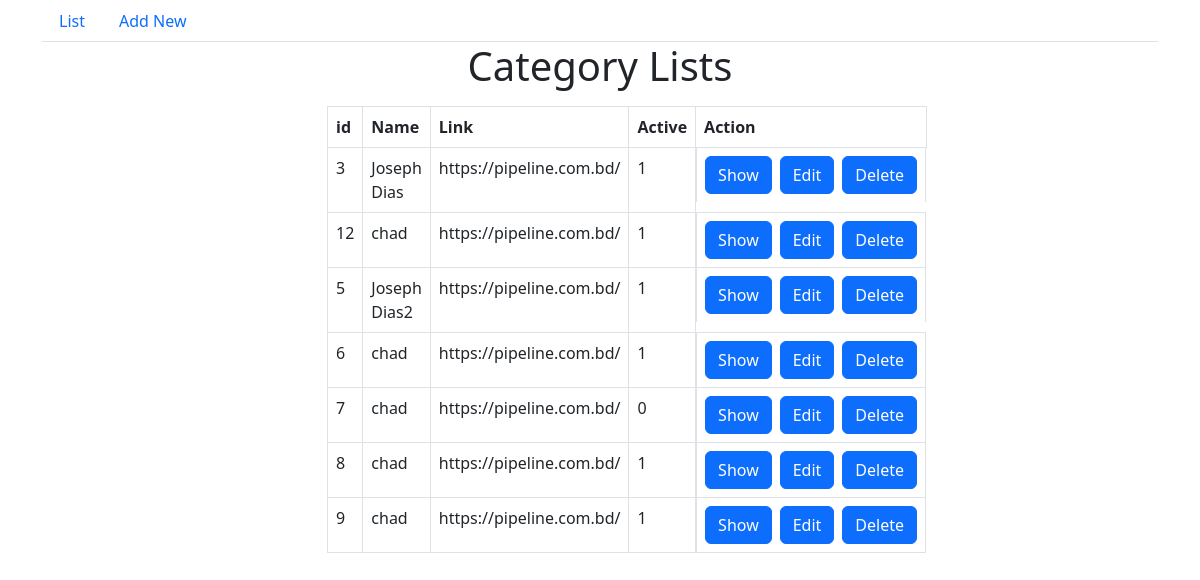
Screenshot of /admin/categories/index.php with the database file from the repository.
### tables this page shows
CREATE TABLE IF NOT EXISTS `categories` (
  `id` int(20) NOT NULL AUTO_INCREMENT,
  `name` varchar(256) DEFAULT NULL,
  `link` varchar(256) DEFAULT NULL,
  `is_draft` tinyint(1) DEFAULT NULL,
  `is_active` tinyint(1) DEFAULT NULL,
  `soft_delete` tinyint(1) DEFAULT NULL,
  `created_at` datetime DEFAULT NULL,
  `modified_at` datetime DEFAULT NULL,
  `picture` varchar(200) DEFAULT NULL,
  PRIMARY KEY (`id`)
);

### admin/categories/index.php (the view, shortened to what this page needs)
<?php
$servername = "localhost";
$username = "root";
$password = "";
$conn = new PDO("mysql:host=$servername;dbname=eccomerce_b5", $username, $password);
$conn->setAttribute(PDO::ATTR_ERRMODE, PDO::ERRMODE_EXCEPTION);
$query = "SELECT * FROM `categories`";
$stmt = $conn->prepare($query);
$result = $stmt->execute();
$rows = $stmt->fetchAll();
?>
<!doctype html>
<html lang="en">
<head>
    <link href="https://cdn.jsdelivr.net/npm/bootstrap@5.2.0-beta1/dist/css/bootstrap.min.css" rel="stylesheet"
>
</head>
<body>
    <section class="container">
        <ul class="nav nav-tabs">
            <li class="nav-item">
                <a class="nav-link" href="index.php">List</a>
            </li>
            <li class="nav-item">
                <a class="nav-link" href="create.php">Add New</a>
            </li>
        </ul>
    </section>
    <section>
        <div class="container">
            <div class="row justify-content-center">
                <div class="col-6">
                    <h1 class="text-center mb-3">Category Lists</h1>
                    <table class="table table-bordered">
                        <thead>
                            <tr>
                                <th scope="col">id</th>
                                <th scope="col">Name</th>
                                <th scope="col">Link</th>
                                <th scope="col">Active</th>
                                <th scope="col">Action</th>
                            </tr>
                        </thead>
                        <tbody>
                            <?php if(sizeof($rows)<=0){
                                echo "<td>No Data</td>";
                            }
                            else{
                                foreach($rows as $row){?>
                            <tr>
                                <td><?= $row['id'];?></td>
                                <td><?= $row['name'];?></td>
                                <td><?= $row['link'];?></td>
                                <td><?= $row['is_active'];?></td>
                                <td class="d-flex"> <a class="btn btn-primary me-2"
                                        href="show.php?id=<?= $row['id']; ?>">Show</a>
                                    <a class="btn btn-primary me-2" href="edit.php?id=<?= $row['id']; ?>">Edit</a>
                                    <a class="btn btn-primary " href="delete.php?id=<?= $row['id']; ?>">Delete</a>
                                </td>
                            </tr>
                            <?php }
                            }?>
                        </tbody>
                    </table>
                </div>
            </div>
        </div>
    </section>
</body>
</html>

### rows the page displays
categories: id "3", name "Joseph Dias", link "https://pipeline.com.bd/", is_active "1"
categories: id "12", name "chad", link "https://pipeline.com.bd/", is_active "1"
categories: id "5", name "Joseph Dias2", link "https://pipeline.com.bd/", is_active "1"
categories: id "6", name "chad", link "https://pipeline.com.bd/", is_active "1"
categories: id "7", name "chad", link "https://pipeline.com.bd/", is_active "0"
categories: id "8", name "chad", link "https://pipeline.com.bd/", is_active "1"
categories: id "9", name "chad", link "https://pipeline.com.bd/", is_active "1"
